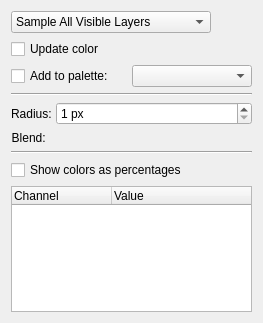
<?xml version="1.0" encoding="UTF-8"?>
<ui version="4.0">
 <author>
    SPDX-FileCopyrightText: none
    SPDX-License-Identifier: GPL-3.0-or-later
  </author>
 <class>ColorSamplerOptionsWidget</class>
 <widget class="QWidget" name="ColorSamplerOptionsWidget">
  <property name="geometry">
   <rect>
    <x>0</x>
    <y>0</y>
    <width>263</width>
    <height>323</height>
   </rect>
  </property>
  <property name="windowTitle">
   <string>Color Sampler</string>
  </property>
  <layout class="QGridLayout">
   <item row="6" column="0">
    <layout class="QHBoxLayout" name="blendLayout">
     <property name="spacing">
      <number>1</number>
     </property>
     <item>
      <widget class="QLabel" name="blendLabel">
       <property name="text">
        <string comment="The color rate of sampled color setting slider">Blend: </string>
       </property>
       <property name="alignment">
        <set>Qt::AlignRight|Qt::AlignTrailing|Qt::AlignVCenter</set>
       </property>
       <property name="margin">
        <number>1</number>
       </property>
      </widget>
     </item>
     <item>
      <widget class="KisSliderSpinBox" name="blend" native="true">
       <property name="sizePolicy">
        <sizepolicy hsizetype="MinimumExpanding" vsizetype="Preferred">
         <horstretch>0</horstretch>
         <verstretch>0</verstretch>
        </sizepolicy>
       </property>
       <property name="toolTip">
        <string>&lt;nobr&gt;Blending controls the percentage of color that is sampled&lt;/nobr&gt; and mixed with your current brush color. A full blending value samples colors completely, ignoring brush color.</string>
       </property>
      </widget>
     </item>
    </layout>
   </item>
   <item row="0" column="0">
    <widget class="QComboBox" name="cmbSources">
     <property name="sizePolicy">
      <sizepolicy hsizetype="Fixed" vsizetype="Fixed">
       <horstretch>0</horstretch>
       <verstretch>0</verstretch>
      </sizepolicy>
     </property>
     <property name="minimumSize">
      <size>
       <width>200</width>
       <height>0</height>
      </size>
     </property>
     <property name="maximumSize">
      <size>
       <width>200</width>
       <height>32767</height>
      </size>
     </property>
     <property name="toolTip">
      <string>&lt;nobr&gt;Determines whether the color sampler will sample&lt;/nobr&gt; colors from all visible layers or only the currently selected layer.</string>
     </property>
     <property name="currentIndex">
      <number>0</number>
     </property>
     <item>
      <property name="text">
       <string>Sample All Visible Layers</string>
      </property>
     </item>
     <item>
      <property name="text">
       <string>Sample Current Layer</string>
      </property>
     </item>
    </widget>
   </item>
   <item row="8" column="0">
    <widget class="QCheckBox" name="cbNormaliseValues">
     <property name="toolTip">
      <string>Displays per-channel color information below as percentages instead of bytes.</string>
     </property>
     <property name="text">
      <string>Show colors as percentages</string>
     </property>
    </widget>
   </item>
   <item row="9" column="0">
    <widget class="QTreeWidget" name="listViewChannels">
     <property name="sizePolicy">
      <sizepolicy hsizetype="Expanding" vsizetype="Expanding">
       <horstretch>0</horstretch>
       <verstretch>1</verstretch>
      </sizepolicy>
     </property>
     <property name="minimumSize">
      <size>
       <width>0</width>
       <height>100</height>
      </size>
     </property>
     <property name="columnCount">
      <number>2</number>
     </property>
     <column>
      <property name="text">
       <string>Channel</string>
      </property>
     </column>
     <column>
      <property name="text">
       <string comment="The value number each channel of sampled color listed in a table">Value</string>
      </property>
     </column>
    </widget>
   </item>
   <item row="7" column="0">
    <widget class="Line" name="line2">
     <property name="frameShadow">
      <enum>QFrame::Sunken</enum>
     </property>
     <property name="lineWidth">
      <number>1</number>
     </property>
     <property name="orientation">
      <enum>Qt::Horizontal</enum>
     </property>
    </widget>
   </item>
   <item row="5" column="0">
    <layout class="QHBoxLayout" name="radiusLayout">
     <property name="spacing">
      <number>1</number>
     </property>
     <property name="leftMargin">
      <number>0</number>
     </property>
     <property name="topMargin">
      <number>0</number>
     </property>
     <property name="rightMargin">
      <number>0</number>
     </property>
     <property name="bottomMargin">
      <number>0</number>
     </property>
     <item>
      <widget class="QLabel" name="radiusLabel">
       <property name="text">
        <string>Radius: </string>
       </property>
       <property name="alignment">
        <set>Qt::AlignRight|Qt::AlignTrailing|Qt::AlignVCenter</set>
       </property>
       <property name="margin">
        <number>1</number>
       </property>
      </widget>
     </item>
     <item>
      <widget class="KisIntParseSpinBox" name="radius">
       <property name="sizePolicy">
        <sizepolicy hsizetype="MinimumExpanding" vsizetype="Fixed">
         <horstretch>0</horstretch>
         <verstretch>0</verstretch>
        </sizepolicy>
       </property>
       <property name="toolTip">
        <string>&lt;nobr&gt;Radius controls the color sampler's sampling area.&lt;/nobr&gt; Pixel colors within this radius are mixed together.</string>
       </property>
       <property name="suffix">
        <string> px</string>
       </property>
       <property name="minimum">
        <number>1</number>
       </property>
       <property name="maximum">
        <number>900</number>
       </property>
      </widget>
     </item>
    </layout>
   </item>
   <item row="3" column="0">
    <layout class="QHBoxLayout" name="paletteLayout">
     <property name="spacing">
      <number>1</number>
     </property>
     <property name="leftMargin">
      <number>0</number>
     </property>
     <property name="topMargin">
      <number>0</number>
     </property>
     <property name="rightMargin">
      <number>0</number>
     </property>
     <property name="bottomMargin">
      <number>0</number>
     </property>
     <item>
      <widget class="QCheckBox" name="cbPalette">
       <property name="toolTip">
        <string>&lt;nobr&gt;Checking this box will add a new color swatch&lt;/nobr&gt; to a palette each time you sample a color.</string>
       </property>
       <property name="text">
        <string>Add to palette:</string>
       </property>
      </widget>
     </item>
     <item>
      <widget class="KisSqueezedComboBox" name="cmbPalette"/>
     </item>
    </layout>
   </item>
   <item row="2" column="0">
    <layout class="QHBoxLayout" name="horizontalLayout">
     <item>
      <widget class="QCheckBox" name="cbUpdateCurrentColor">
       <property name="toolTip">
        <string>&lt;nobr&gt;Controls whether the color sampler updates the&lt;/nobr&gt; current foreground or not.</string>
       </property>
       <property name="text">
        <string>Update color</string>
       </property>
      </widget>
     </item>
    </layout>
   </item>
   <item row="4" column="0">
    <widget class="Line" name="line1">
     <property name="frameShadow">
      <enum>QFrame::Sunken</enum>
     </property>
     <property name="lineWidth">
      <number>1</number>
     </property>
     <property name="orientation">
      <enum>Qt::Horizontal</enum>
     </property>
    </widget>
   </item>
  </layout>
 </widget>
 <customwidgets>
  <customwidget>
   <class>KisSliderSpinBox</class>
   <extends>QWidget</extends>
   <header>kis_slider_spin_box.h</header>
  </customwidget>
  <customwidget>
   <class>KisSqueezedComboBox</class>
   <extends>QComboBox</extends>
   <header>KisSqueezedComboBox.h</header>
  </customwidget>
  <customwidget>
   <class>KisIntParseSpinBox</class>
   <extends>QSpinBox</extends>
   <header>kis_int_parse_spin_box.h</header>
  </customwidget>
 </customwidgets>
 <resources/>
 <connections/>
</ui>
